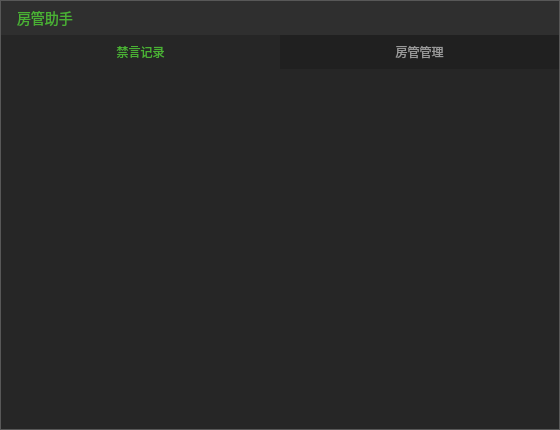
<?xml version="1.0" encoding="UTF-8"?>
<ui version="4.0">
 <class>RoomManageAssistantDlg</class>
 <widget class="QDialog" name="RoomManageAssistantDlg">
  <property name="geometry">
   <rect>
    <x>0</x>
    <y>0</y>
    <width>560</width>
    <height>430</height>
   </rect>
  </property>
  <property name="minimumSize">
   <size>
    <width>560</width>
    <height>430</height>
   </size>
  </property>
  <property name="windowTitle">
   <string>RoomManageAssistantDlg</string>
  </property>
  <layout class="QGridLayout" name="gridLayout">
   <property name="leftMargin">
    <number>0</number>
   </property>
   <property name="topMargin">
    <number>0</number>
   </property>
   <property name="rightMargin">
    <number>0</number>
   </property>
   <property name="bottomMargin">
    <number>0</number>
   </property>
   <property name="spacing">
    <number>0</number>
   </property>
   <item row="0" column="0">
    <widget class="QWidget" name="wgt_main" native="true">
     <property name="styleSheet">
      <string notr="true">#wgt_main{
background:#262626;
border:1px solid #585858;
}
#wgt_title{
background:#2F2F2F;
}
#btn_forbiddenRecord,#btn_roomManage{
font-family:&quot;微软雅黑&quot;;
font-size:12px;
color:#999999;
background:#202020;
border:none;
}
#btn_forbiddenRecord::checked,#btn_roomManage:checked{
background:#262626;
color:#4AB134;
}
#page_forbiddenRecord,#page_roomManage{
background:#262626;
}</string>
     </property>
     <layout class="QVBoxLayout" name="verticalLayout">
      <property name="spacing">
       <number>0</number>
      </property>
      <property name="leftMargin">
       <number>1</number>
      </property>
      <property name="topMargin">
       <number>1</number>
      </property>
      <property name="rightMargin">
       <number>1</number>
      </property>
      <property name="bottomMargin">
       <number>1</number>
      </property>
      <item>
       <widget class="QWidget" name="wgt_title" native="true">
        <property name="minimumSize">
         <size>
          <width>0</width>
          <height>34</height>
         </size>
        </property>
        <property name="styleSheet">
         <string notr="true">#lbl_title{
font-family:&quot;微软雅黑&quot;;
font-size:14px;
color:#4AB134;
background:transparent;
}
#btn_close{
background:transparent;
background-image: url(:/TQLive/images/pb_close_pressed.png);
background-repeat:no-repeat;
border:none;
}
#btn_close:hover{
background-image: url(:/TQLive/images/pb_close_normal.png);
}
#btn_close:pressed{
margin:1px;
padding:1px;
}</string>
        </property>
        <layout class="QHBoxLayout" name="horizontalLayout">
         <property name="spacing">
          <number>0</number>
         </property>
         <property name="leftMargin">
          <number>16</number>
         </property>
         <property name="topMargin">
          <number>0</number>
         </property>
         <property name="rightMargin">
          <number>9</number>
         </property>
         <property name="bottomMargin">
          <number>0</number>
         </property>
         <item>
          <widget class="QLabel" name="lbl_title">
           <property name="text">
            <string>房管助手</string>
           </property>
          </widget>
         </item>
         <item>
          <widget class="QPushButton" name="btn_close">
           <property name="minimumSize">
            <size>
             <width>12</width>
             <height>13</height>
            </size>
           </property>
           <property name="maximumSize">
            <size>
             <width>12</width>
             <height>13</height>
            </size>
           </property>
           <property name="text">
            <string/>
           </property>
          </widget>
         </item>
        </layout>
       </widget>
      </item>
      <item>
       <layout class="QHBoxLayout" name="horizontalLayout_2" stretch="1,1">
        <property name="spacing">
         <number>0</number>
        </property>
        <item>
         <widget class="QPushButton" name="btn_forbiddenRecord">
          <property name="minimumSize">
           <size>
            <width>0</width>
            <height>34</height>
           </size>
          </property>
          <property name="text">
           <string>禁言记录</string>
          </property>
          <property name="checkable">
           <bool>true</bool>
          </property>
          <property name="checked">
           <bool>true</bool>
          </property>
          <property name="autoExclusive">
           <bool>true</bool>
          </property>
         </widget>
        </item>
        <item>
         <widget class="QPushButton" name="btn_roomManage">
          <property name="minimumSize">
           <size>
            <width>0</width>
            <height>34</height>
           </size>
          </property>
          <property name="text">
           <string>房管管理</string>
          </property>
          <property name="checkable">
           <bool>true</bool>
          </property>
          <property name="autoExclusive">
           <bool>true</bool>
          </property>
         </widget>
        </item>
       </layout>
      </item>
      <item>
       <widget class="QStackedWidget" name="stackedWidget">
        <property name="styleSheet">
         <string notr="true">QTableView{
border:none;
background:#262626;
font-family:&quot;微软雅黑&quot;;
font-size:12px;
color:#777777;
}
QHeaderView{
background:transparent;
}
QHeaderView::section{
background:transparent;
font-family:&quot;微软雅黑&quot;;
font-size:14px;
color:#777777;
border-top:1px solid rgb(88, 87, 88);
border-bottom:1px solid rgb(88, 87, 88);
border-right:1px solid rgb(88, 87, 88);
border-radius:0px;
}
QHeaderView::section:first{
border-left:1px solid rgb(88, 87, 88);
}</string>
        </property>
        <widget class="QWidget" name="page_forbiddenRecord">
         <layout class="QGridLayout" name="gridLayout_2">
          <property name="leftMargin">
           <number>12</number>
          </property>
          <property name="topMargin">
           <number>9</number>
          </property>
          <property name="rightMargin">
           <number>12</number>
          </property>
          <property name="bottomMargin">
           <number>9</number>
          </property>
          <property name="spacing">
           <number>0</number>
          </property>
          <item row="0" column="0">
           <widget class="ForbiddenRecordTableView" name="forbiddenRecordTableView">
            <property name="minimumSize">
             <size>
              <width>520</width>
              <height>0</height>
             </size>
            </property>
            <property name="maximumSize">
             <size>
              <width>520</width>
              <height>16777215</height>
             </size>
            </property>
           </widget>
          </item>
         </layout>
        </widget>
        <widget class="QWidget" name="page_roomManage">
         <layout class="QGridLayout" name="gridLayout_3">
          <property name="leftMargin">
           <number>12</number>
          </property>
          <property name="rightMargin">
           <number>12</number>
          </property>
          <property name="spacing">
           <number>0</number>
          </property>
          <item row="0" column="0">
           <widget class="RoomManageTableView" name="roomManageTableView"/>
          </item>
         </layout>
        </widget>
       </widget>
      </item>
     </layout>
    </widget>
   </item>
  </layout>
 </widget>
 <layoutdefault spacing="6" margin="11"/>
 <customwidgets>
  <customwidget>
   <class>ForbiddenRecordTableView</class>
   <extends>QTableView</extends>
   <header>ForbiddenRecordTableView.h</header>
  </customwidget>
  <customwidget>
   <class>RoomManageTableView</class>
   <extends>QTableView</extends>
   <header>RoomManageTableView.h</header>
  </customwidget>
 </customwidgets>
 <resources>
  <include location="TQLive.qrc"/>
 </resources>
 <connections/>
</ui>
